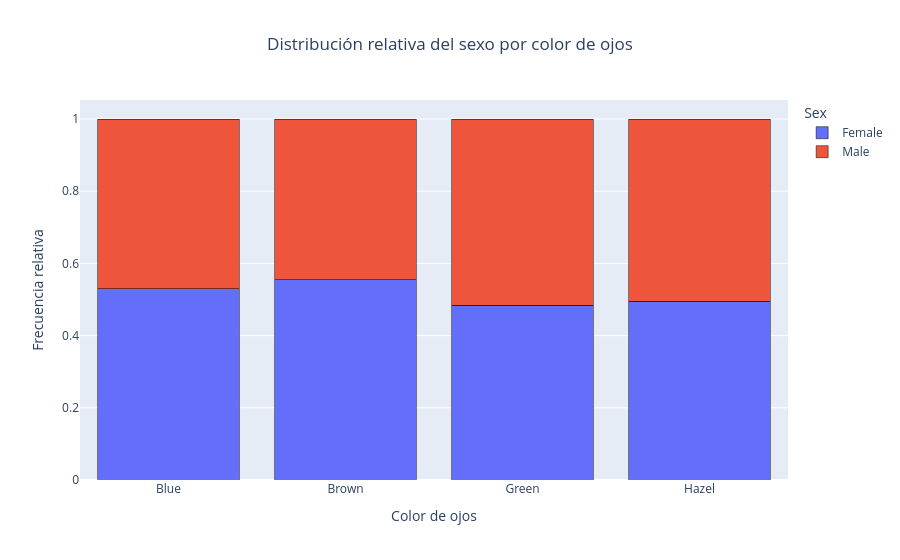

Notebook code cell kept with this figure:
### Code cell
# graficamos la distribución del sexo por el color de ojos  , usando plotly
# creamos una nueva columna con la frecuencia relativa
grouped_data_eye_sex['Rel_Freq_Eye'] = grouped_data_eye_sex['Freq'] / grouped_data_eye_sex.groupby('Eye')['Freq'].transform('sum')
# creamos la figura en plotly
fig = px.bar(grouped_data_eye_sex, x='Eye', y='Rel_Freq_Eye', color='Sex', barmode='stack', title='Distribución relativa del sexo por color de ojos')
# añadimos la leyenda
fig.update_layout(title_x=0.5)
# añadimos los nombres de los ejes
fig.update_xaxes(title_text='Color de ojos')
fig.update_yaxes(title_text='Frecuencia relativa')
# añadimos la leyenda
fig.update_traces(marker=dict(line=dict(width=0.5, color='black')))
# graficamos la figura
fig.show()

### Figure 1 — Plotly figure (JSON) as saved in the notebook; plotly's stock layout.template omitted (floating-point values rounded to 4 significant figures)
{"data": [{"hovertemplate": "Sex=Female<br>Eye=%{x}<br>Rel_Freq_Eye=%{y}<extra></extra>", "legendgroup": "Female", "marker": {"color": "#636efa", "line": {"color": "black", "width": 0.5}, "pattern": {"shape": ""}}, "name": "Female", "orientation": "v", "showlegend": true, "textposition": "auto", "type": "bar", "x": ["Blue", "Brown", "Green", "Hazel"], "xaxis": "x", "y": [0.5302, 0.5545, 0.4844, 0.4946], "yaxis": "y"}, {"hovertemplate": "Sex=Male<br>Eye=%{x}<br>Rel_Freq_Eye=%{y}<extra></extra>", "legendgroup": "Male", "marker": {"color": "#EF553B", "line": {"color": "black", "width": 0.5}, "pattern": {"shape": ""}}, "name": "Male", "orientation": "v", "showlegend": true, "textposition": "auto", "type": "bar", "x": ["Blue", "Brown", "Green", "Hazel"], "xaxis": "x", "y": [0.4698, 0.4455, 0.5156, 0.5054], "yaxis": "y"}], "layout": {"barmode": "stack", "legend": {"title": {"text": "Sex"}, "tracegroupgap": 0}, "title": {"text": "Distribución relativa del sexo por color de ojos", "x": 0.5}, "xaxis": {"anchor": "y", "domain": [0, 1], "title": {"text": "Color de ojos"}}, "yaxis": {"anchor": "x", "domain": [0, 1], "title": {"text": "Frecuencia relativa"}}}}
